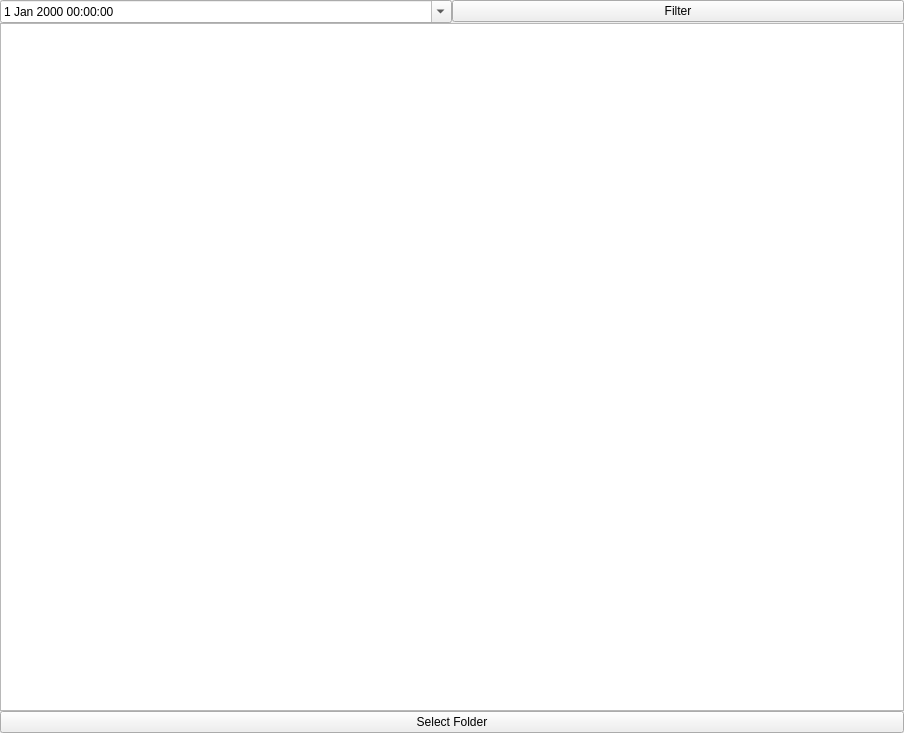
<?xml version="1.0" encoding="UTF-8"?>
<ui version="4.0">
 <class>OfflineModeWidget</class>
 <widget class="QWidget" name="OfflineModeWidget">
  <property name="geometry">
   <rect>
    <x>0</x>
    <y>0</y>
    <width>904</width>
    <height>733</height>
   </rect>
  </property>
  <property name="windowTitle">
   <string>Form</string>
  </property>
  <layout class="QVBoxLayout" name="verticalLayout">
   <property name="spacing">
    <number>0</number>
   </property>
   <property name="leftMargin">
    <number>0</number>
   </property>
   <property name="topMargin">
    <number>0</number>
   </property>
   <property name="rightMargin">
    <number>0</number>
   </property>
   <property name="bottomMargin">
    <number>0</number>
   </property>
   <item>
    <layout class="QHBoxLayout" name="topHLayout">
     <item>
      <widget class="QDateTimeEdit" name="dateTimeEdit">
       <property name="time">
        <time>
         <hour>0</hour>
         <minute>0</minute>
         <second>0</second>
        </time>
       </property>
       <property name="currentSection">
        <enum>QDateTimeEdit::YearSection</enum>
       </property>
       <property name="calendarPopup">
        <bool>true</bool>
       </property>
      </widget>
     </item>
     <item>
      <widget class="QPushButton" name="Filter">
       <property name="text">
        <string>Filter</string>
       </property>
      </widget>
     </item>
    </layout>
   </item>
   <item>
    <layout class="QHBoxLayout" name="centerHLayout">
     <item>
      <layout class="QVBoxLayout" name="fileListLayout">
       <item>
        <widget class="QTableView" name="fileTable"/>
       </item>
       <item>
        <widget class="QPushButton" name="selectFolderB">
         <property name="text">
          <string>Select Folder</string>
         </property>
        </widget>
       </item>
      </layout>
     </item>
    </layout>
   </item>
  </layout>
 </widget>
 <resources/>
 <connections/>
</ui>
